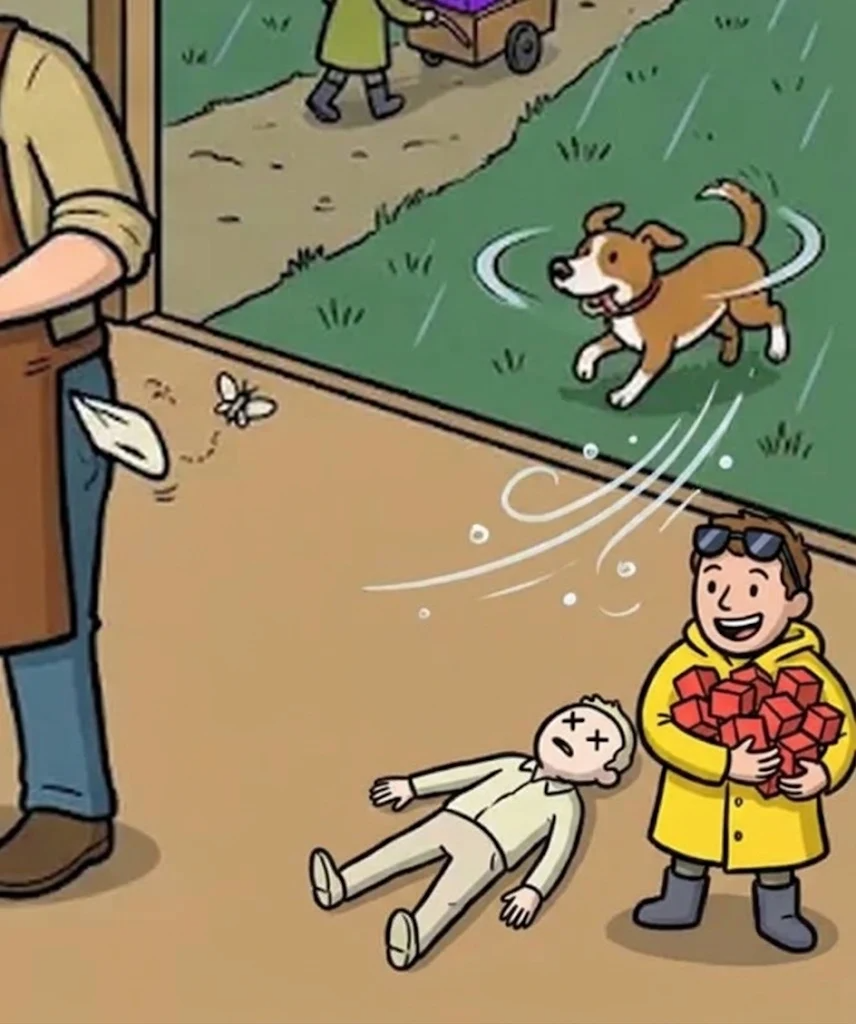
#> input picture tools/prompts/A10_src/F1.webp, 856 x 1024 px
$ python L16d_steroid.py A10_src/F1.webp A10_src/L31a_base_1116.webp 1.0 1.0 1.0 1.0
#> lines starting #> are read from the running program, lines starting #| are printed output that depends on the picture
#!/usr/bin/env python3
# steroid.py <in.png> <out.png> cx_jar bottom_y r — 고리 넷(육각 셋 + 오각 하나)을 붙어 있는 한 덩이로 그린다(금빛 · 검은 테두리)
import sys, math
from PIL import Image, ImageDraw
src, dst, JX, BY, r = sys.argv[1], sys.argv[2], float(sys.argv[3]), float(sys.argv[4]), float(sys.argv[5])
s3 = math.sqrt(3)
def hexv(cx, cy):  # 꼭짓점이 위아래(pointy-top)
    return [(cx + r * math.cos(math.radians(a)), cy - r * math.sin(math.radians(a))) for a in (90, 30, -30, -90, -150, 150)]
Ax = JX - 2.068 * r; Ay = BY - r
A = (Ax, Ay); B = (Ax + s3 * r, Ay); C = (Ax + 1.5 * s3 * r, Ay - 1.5 * r)
rings = [hexv(*A), hexv(*B), hexv(*C)]
# 오각: C 의 오른쪽 세로 변을 함께 쓴다
e0 = (C[0] + s3 / 2 * r, C[1] - r / 2); e1 = (C[0] + s3 / 2 * r, C[1] + r / 2)
ap = r / (2 * math.tan(math.radians(36))); R = r / (2 * math.sin(math.radians(36)))
D = (e0[0] + ap, C[1])
# 오각 꼭짓점: 중심에서 각도 — 공유 변의 두 끝이 각 180±36 이 되게
pv = [(D[0] + R * math.cos(math.radians(a)), D[1] - R * math.sin(math.radians(a))) for a in (144, 72, 0, -72, -144)]
rings.append(pv)
edges = set()
def key(p): return (round(p[0], 1), round(p[1], 1))
segs = []
for ring in rings:
    for i in range(len(ring)):
        p, q = ring[i], ring[(i + 1) % len(ring)]
        k = tuple(sorted([key(p), key(q)]))
        if k in edges: continue
        edges.add(k); segs.append((p, q))
im = Image.open(src).convert('RGB')
#> im is the input picture: PIL image 856x1024 RGB; mean R, G, B 145.8, 134.2, 99.9
xs = [p[0] for g in rings for p in g]; ys = [p[1] for g in rings for p in g]
x0, y0, x1, y1 = int(min(xs)) - 12, int(min(ys)) - 12, int(max(xs)) + 12, int(max(ys)) + 12
S = 4; W, H = (x1 - x0) * S, (y1 - y0) * S
def T(p): return ((p[0] - x0) * S, (p[1] - y0) * S)
def layer(width, col):
    m = Image.new('L', (W, H), 0); d = ImageDraw.Draw(m)
    for p, q in segs:
        d.line([T(p), T(q)], fill=255, width=int(width * S))
    for g in rings:
        for p in g:
            cx, cy = T(p); rr = width * S / 2
            d.ellipse([cx - rr, cy - rr, cx + rr, cy + rr], fill=255)
    return m.resize((x1 - x0, y1 - y0), Image.LANCZOS), col
reg = im.crop((x0, y0, x1, y1))
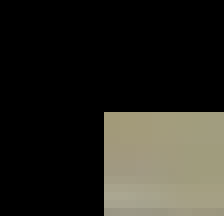
#> reg: PIL image 28x27 RGB (shown 8 times larger); mean R, G, B 41.8, 40.4, 33.3
for m, col in (layer(float(sys.argv[6]) if len(sys.argv) > 6 else 10.5, (28, 26, 24)), layer(float(sys.argv[7]) if len(sys.argv) > 7 else 6.4, (226, 186, 98)), layer(2.6, (246, 220, 150))):
#> in layer, `m = Image.new('L', (W, H), 0)`: m: PIL image 112x108 L; every value is 0
    reg.paste(Image.new('RGB', m.size, col), (0, 0), m)
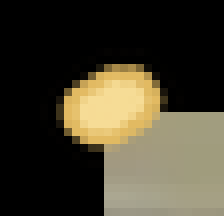
#> reg: PIL image 28x27 RGB (shown 8 times larger); mean R, G, B 67.2, 61.6, 45.1
im.paste(reg, (x0, y0)); im.save(dst)
print('box', x0, y0, x1, y1, 'D', [round(v, 1) for v in D])

$ run again, on tools/prompts/A10_src/L31b_base_1116.webp
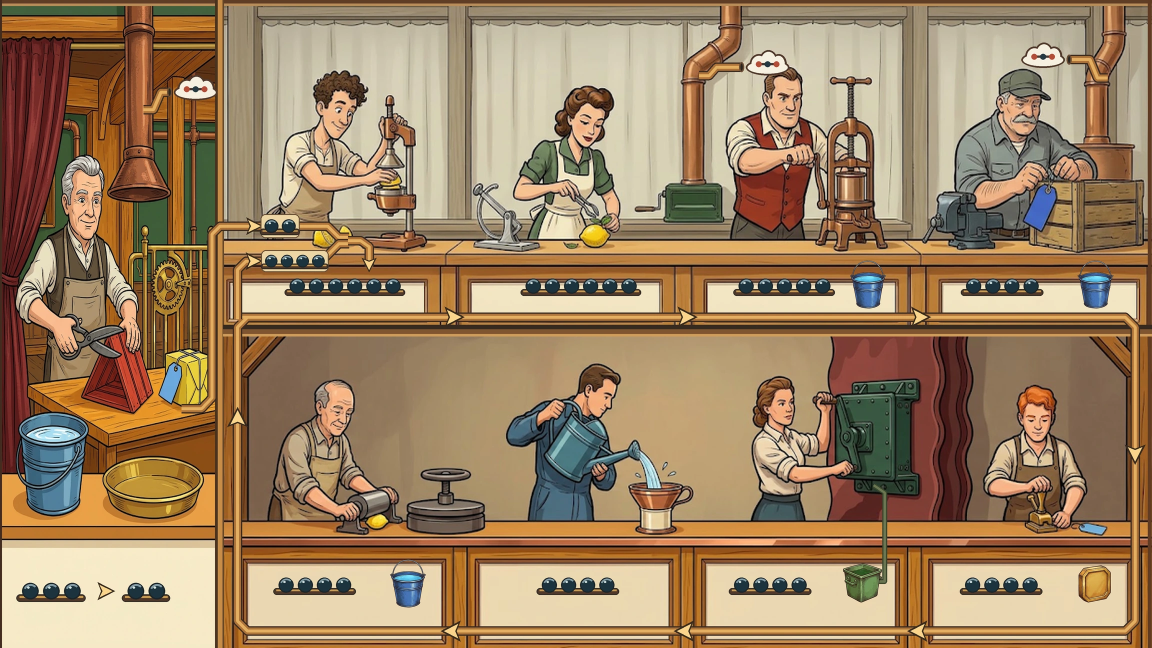
#> input picture tools/prompts/A10_src/L31b_base_1116.webp, 2304 x 1296 px (shown at 1/2 size)
#> im is the input picture: PIL image 2304x1296 RGB; mean R, G, B 157.1, 129.9, 98.2
#> `reg = im.crop((x0, y0, x1, y1))`:
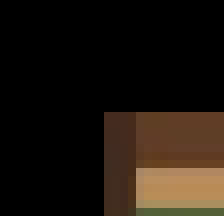
#> reg: PIL image 28x27 RGB (shown 8 times larger); mean R, G, B 28.7, 20.8, 13.4
#> m: PIL image 112x108 L; every value is 0
#> after the loop `for m, col in (layer(float(sys.argv[6]) if len(sys.argv) > 6 else 10.5..`:
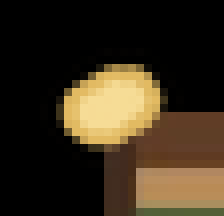
#> reg: PIL image 28x27 RGB (shown 8 times larger); mean R, G, B 56.4, 44.9, 27.7

$ run again, on tools/prompts/A10_src/L31c_base_1116.webp
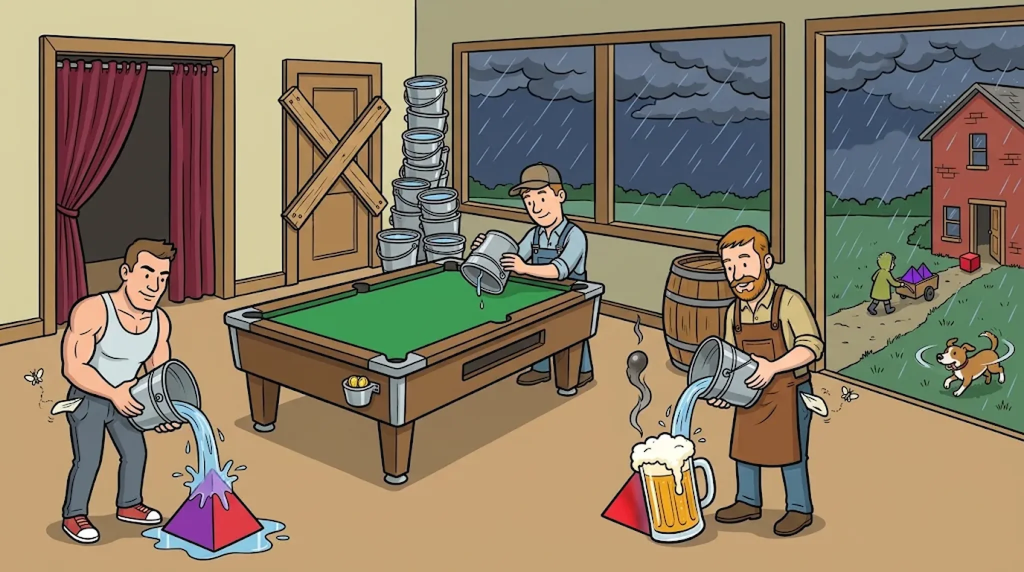
#> input picture tools/prompts/A10_src/L31c_base_1116.webp, 2048 x 1144 px (shown at 1/2 size)
#> im is the input picture: PIL image 2048x1144 RGB; mean R, G, B 140.1, 125.5, 102.6
#> `reg = im.crop((x0, y0, x1, y1))`:
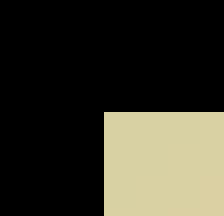
#> reg: PIL image 28x27 RGB (shown 8 times larger); mean R, G, B 55.9, 53.9, 42.3
#> m: PIL image 112x108 L; every value is 0
#> after the loop `for m, col in (layer(float(sys.argv[6]) if len(sys.argv) > 6 else 10.5..`:
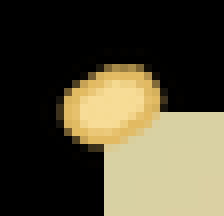
#> reg: PIL image 28x27 RGB (shown 8 times larger); mean R, G, B 79.9, 73.7, 53.1

$ run again, on tools/prompts/A10_src/S1.webp
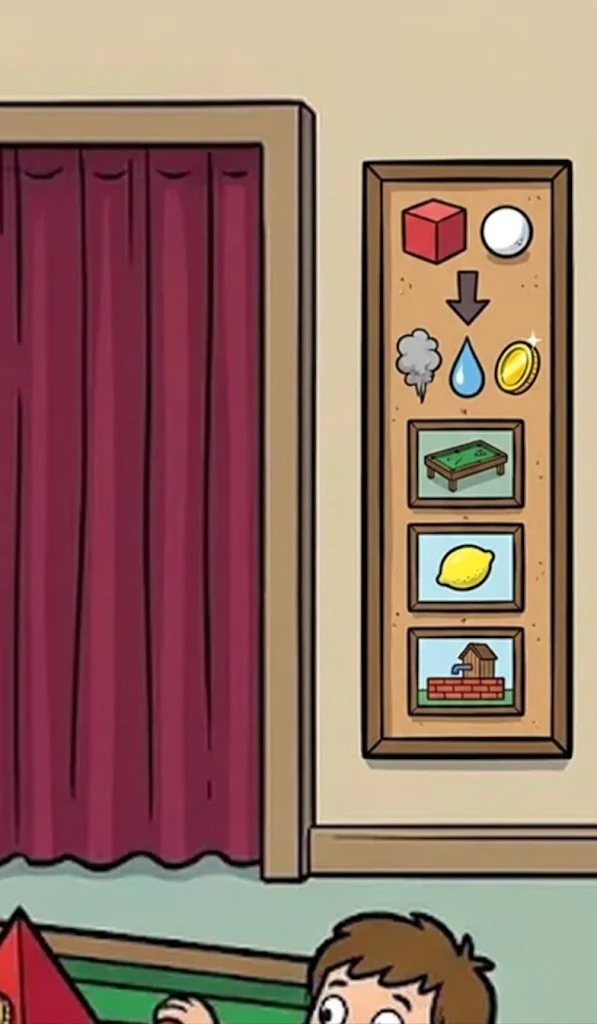
#> input picture tools/prompts/A10_src/S1.webp, 597 x 1024 px
#> im is the input picture: PIL image 597x1024 RGB; mean R, G, B 147.7, 113.5, 102.3
#> `reg = im.crop((x0, y0, x1, y1))`:
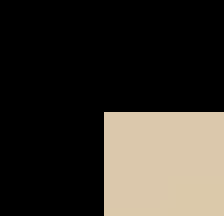
#> reg: PIL image 28x27 RGB (shown 8 times larger); mean R, G, B 56.5, 51.6, 44.3
#> m: PIL image 112x108 L; every value is 0
#> after the loop `for m, col in (layer(float(sys.argv[6]) if len(sys.argv) > 6 else 10.5..`:
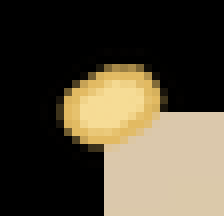
#> reg: PIL image 28x27 RGB (shown 8 times larger); mean R, G, B 80.4, 71.7, 54.8
